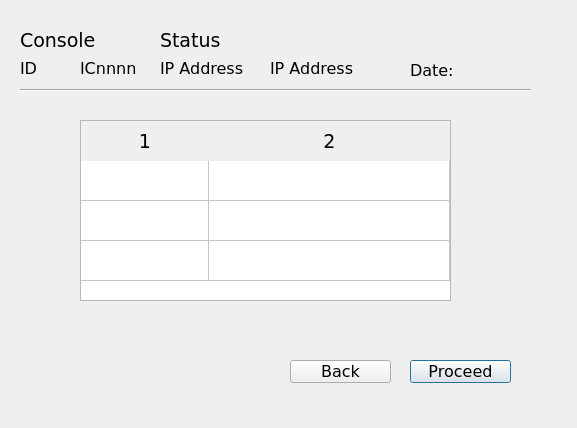
<?xml version="1.0" encoding="UTF-8"?>
<ui version="4.0">
 <class>dlgConnectionStatus</class>
 <widget class="QDialog" name="dlgConnectionStatus">
  <property name="windowModality">
   <enum>Qt::ApplicationModal</enum>
  </property>
  <property name="geometry">
   <rect>
    <x>0</x>
    <y>0</y>
    <width>577</width>
    <height>428</height>
   </rect>
  </property>
  <property name="font">
   <font>
    <family>Verdana</family>
    <pointsize>12</pointsize>
   </font>
  </property>
  <property name="windowTitle">
   <string>Connection Status</string>
  </property>
  <widget class="QLabel" name="label">
   <property name="geometry">
    <rect>
     <x>20</x>
     <y>30</y>
     <width>91</width>
     <height>21</height>
    </rect>
   </property>
   <property name="font">
    <font>
     <family>Verdana</family>
     <pointsize>14</pointsize>
    </font>
   </property>
   <property name="text">
    <string>Console</string>
   </property>
  </widget>
  <widget class="QLabel" name="label_2">
   <property name="geometry">
    <rect>
     <x>20</x>
     <y>60</y>
     <width>41</width>
     <height>16</height>
    </rect>
   </property>
   <property name="font">
    <font>
     <family>Verdana</family>
     <pointsize>12</pointsize>
    </font>
   </property>
   <property name="text">
    <string>ID</string>
   </property>
  </widget>
  <widget class="QLabel" name="label_3">
   <property name="geometry">
    <rect>
     <x>160</x>
     <y>60</y>
     <width>91</width>
     <height>16</height>
    </rect>
   </property>
   <property name="font">
    <font>
     <family>Verdana</family>
     <pointsize>12</pointsize>
    </font>
   </property>
   <property name="text">
    <string>IP Address</string>
   </property>
  </widget>
  <widget class="QLabel" name="lblConsoleDateTime">
   <property name="geometry">
    <rect>
     <x>410</x>
     <y>60</y>
     <width>121</width>
     <height>20</height>
    </rect>
   </property>
   <property name="text">
    <string>Date:</string>
   </property>
  </widget>
  <widget class="QPushButton" name="btnProceed">
   <property name="geometry">
    <rect>
     <x>410</x>
     <y>360</y>
     <width>101</width>
     <height>23</height>
    </rect>
   </property>
   <property name="text">
    <string>Proceed</string>
   </property>
  </widget>
  <widget class="QPushButton" name="btnBack">
   <property name="geometry">
    <rect>
     <x>290</x>
     <y>360</y>
     <width>101</width>
     <height>23</height>
    </rect>
   </property>
   <property name="text">
    <string>Back</string>
   </property>
  </widget>
  <widget class="QLabel" name="lblConnectionStatus">
   <property name="geometry">
    <rect>
     <x>160</x>
     <y>30</y>
     <width>91</width>
     <height>21</height>
    </rect>
   </property>
   <property name="font">
    <font>
     <family>Verdana</family>
     <pointsize>14</pointsize>
    </font>
   </property>
   <property name="text">
    <string>Status</string>
   </property>
  </widget>
  <widget class="QLabel" name="lblID">
   <property name="geometry">
    <rect>
     <x>80</x>
     <y>60</y>
     <width>71</width>
     <height>16</height>
    </rect>
   </property>
   <property name="font">
    <font>
     <family>Verdana</family>
     <pointsize>12</pointsize>
    </font>
   </property>
   <property name="text">
    <string>ICnnnn</string>
   </property>
  </widget>
  <widget class="QLabel" name="lblIPAddress">
   <property name="geometry">
    <rect>
     <x>270</x>
     <y>60</y>
     <width>91</width>
     <height>16</height>
    </rect>
   </property>
   <property name="font">
    <font>
     <family>Verdana</family>
     <pointsize>12</pointsize>
    </font>
   </property>
   <property name="text">
    <string>IP Address</string>
   </property>
  </widget>
  <widget class="Line" name="line">
   <property name="geometry">
    <rect>
     <x>20</x>
     <y>80</y>
     <width>511</width>
     <height>20</height>
    </rect>
   </property>
   <property name="orientation">
    <enum>Qt::Horizontal</enum>
   </property>
  </widget>
  <widget class="QTableWidget" name="tblStatus">
   <property name="geometry">
    <rect>
     <x>80</x>
     <y>120</y>
     <width>371</width>
     <height>181</height>
    </rect>
   </property>
   <property name="palette">
    <palette>
     <active>
      <colorrole role="WindowText">
       <brush brushstyle="SolidPattern">
        <color alpha="255">
         <red>0</red>
         <green>0</green>
         <blue>255</blue>
        </color>
       </brush>
      </colorrole>
     </active>
     <inactive>
      <colorrole role="WindowText">
       <brush brushstyle="SolidPattern">
        <color alpha="255">
         <red>0</red>
         <green>0</green>
         <blue>255</blue>
        </color>
       </brush>
      </colorrole>
     </inactive>
     <disabled>
      <colorrole role="WindowText">
       <brush brushstyle="SolidPattern">
        <color alpha="255">
         <red>120</red>
         <green>120</green>
         <blue>120</blue>
        </color>
       </brush>
      </colorrole>
     </disabled>
    </palette>
   </property>
   <property name="font">
    <font>
     <family>Verdana</family>
     <pointsize>12</pointsize>
    </font>
   </property>
   <property name="autoFillBackground">
    <bool>false</bool>
   </property>
   <property name="styleSheet">
    <string notr="true">QHeaderView::section { border:1 px ; font : 14pt; height: 40  }</string>
   </property>
   <property name="rowCount">
    <number>3</number>
   </property>
   <property name="columnCount">
    <number>2</number>
   </property>
   <attribute name="horizontalHeaderDefaultSectionSize">
    <number>128</number>
   </attribute>
   <attribute name="horizontalHeaderShowSortIndicator" stdset="0">
    <bool>false</bool>
   </attribute>
   <attribute name="horizontalHeaderStretchLastSection">
    <bool>true</bool>
   </attribute>
   <attribute name="verticalHeaderVisible">
    <bool>false</bool>
   </attribute>
   <attribute name="verticalHeaderDefaultSectionSize">
    <number>30</number>
   </attribute>
   <attribute name="verticalHeaderMinimumSectionSize">
    <number>40</number>
   </attribute>
   <attribute name="verticalHeaderStretchLastSection">
    <bool>false</bool>
   </attribute>
   <row/>
   <row/>
   <row/>
   <column/>
   <column/>
  </widget>
 </widget>
 <resources/>
 <connections/>
</ui>
